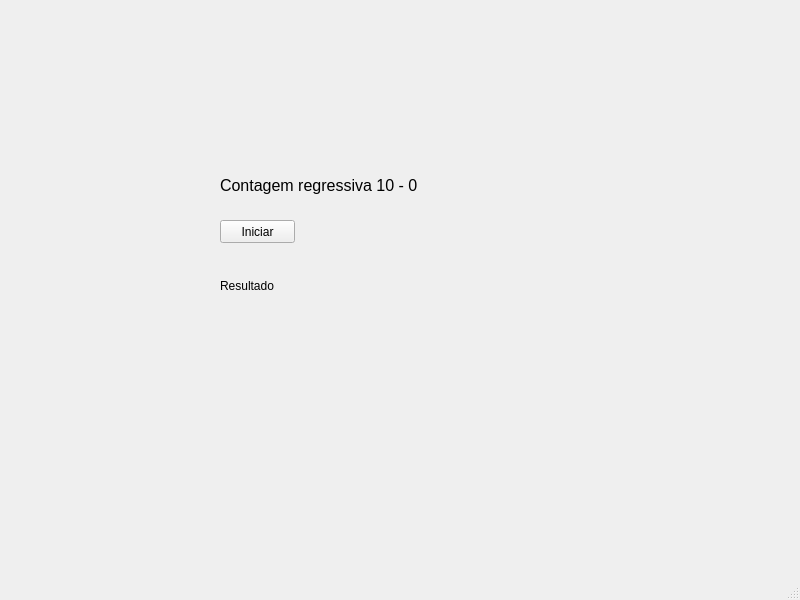
<?xml version="1.0" encoding="UTF-8"?>
<ui version="4.0">
 <class>MainWindow</class>
 <widget class="QMainWindow" name="MainWindow">
  <property name="geometry">
   <rect>
    <x>0</x>
    <y>0</y>
    <width>800</width>
    <height>600</height>
   </rect>
  </property>
  <property name="windowTitle">
   <string>MainWindow</string>
  </property>
  <widget class="QWidget" name="centralwidget">
   <widget class="QLabel" name="result">
    <property name="geometry">
     <rect>
      <x>220</x>
      <y>270</y>
      <width>391</width>
      <height>31</height>
     </rect>
    </property>
    <property name="text">
     <string>Resultado</string>
    </property>
   </widget>
   <widget class="QPushButton" name="btn">
    <property name="geometry">
     <rect>
      <x>220</x>
      <y>220</y>
      <width>75</width>
      <height>23</height>
     </rect>
    </property>
    <property name="text">
     <string>Iniciar</string>
    </property>
   </widget>
   <widget class="QLabel" name="label_2">
    <property name="geometry">
     <rect>
      <x>220</x>
      <y>170</y>
      <width>391</width>
      <height>31</height>
     </rect>
    </property>
    <property name="font">
     <font>
      <pointsize>12</pointsize>
     </font>
    </property>
    <property name="text">
     <string>Contagem regressiva 10 - 0</string>
    </property>
   </widget>
  </widget>
  <widget class="QMenuBar" name="menubar">
   <property name="geometry">
    <rect>
     <x>0</x>
     <y>0</y>
     <width>800</width>
     <height>21</height>
    </rect>
   </property>
  </widget>
  <widget class="QStatusBar" name="statusbar"/>
 </widget>
 <resources/>
 <connections/>
</ui>
